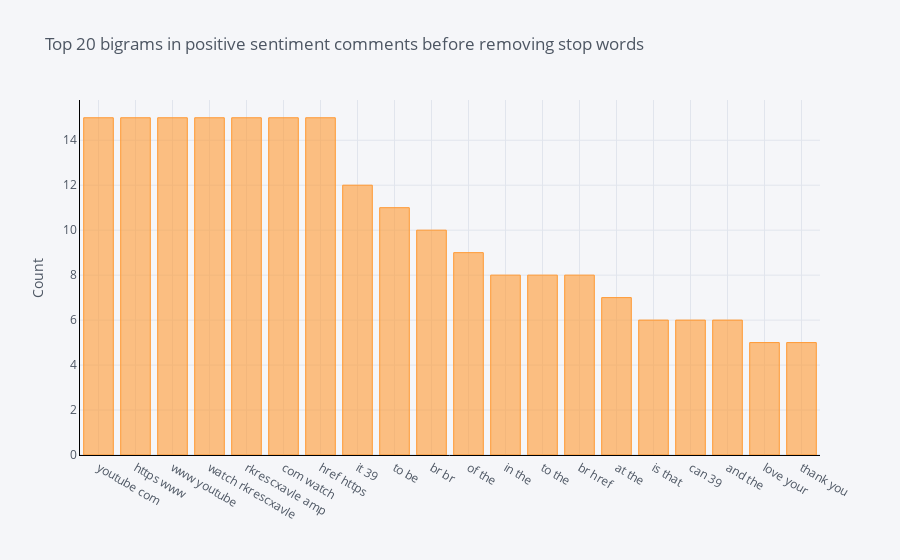

This figure's notebook cell:
### Markdown cell above
# Using Susan's bi/trigram visualizations

### Code cell
def get_top_n_bigram(corpus, n=None):
    vec = CountVectorizer(ngram_range=(2, 2)).fit(corpus)
    bag_of_words = vec.transform(corpus)
    sum_words = bag_of_words.sum(axis=0) 
    words_freq = [(word, sum_words[0, idx]) for word, idx in vec.vocabulary_.items()]
    words_freq =sorted(words_freq, key = lambda x: x[1], reverse=True)
    return words_freq[:n]
common_words = get_top_n_bigram(pos_df['text'], 20)
# for word, freq in common_words:
#     print(word, freq)
df2 = pd.DataFrame(common_words, columns = ['CommentsText' , 'count'])
df2.groupby('CommentsText').sum()['count'].sort_values(ascending=False).iplot(
    kind='bar', yTitle='Count', linecolor='black', title='Top 20 bigrams in positive sentiment comments before removing stop words')

### Figure 1 — Plotly figure (JSON) as saved in the notebook; plotly's stock layout.template omitted (floating-point values rounded to 4 significant figures)
{"data": [{"marker": {"color": "rgba(255, 153, 51, 0.6)", "line": {"color": "rgba(255, 153, 51, 1.0)", "width": 1}}, "name": "count", "orientation": "v", "text": "", "type": "bar", "x": ["youtube com", "https www", "www youtube", "watch rkrescxavle", "rkrescxavle amp", "com watch", "href https", "it 39", "to be", "br br", "of the", "in the", "to the", "br href", "at the", "is that", "can 39", "and the", "love your", "thank you"], "y": [15, 15, 15, 15, 15, 15, 15, 12, 11, 10, 9, 8, 8, 8, 7, 6, 6, 6, 5, 5]}], "layout": {"legend": {"bgcolor": "#F5F6F9", "font": {"color": "#4D5663"}}, "paper_bgcolor": "#F5F6F9", "plot_bgcolor": "#F5F6F9", "title": {"font": {"color": "#4D5663"}, "text": "Top 20 bigrams in positive sentiment comments before removing stop words"}, "xaxis": {"gridcolor": "#E1E5ED", "linecolor": "black", "showgrid": true, "tickfont": {"color": "#4D5663"}, "title": {"font": {"color": "#4D5663"}, "text": ""}, "zerolinecolor": "#E1E5ED"}, "yaxis": {"gridcolor": "#E1E5ED", "linecolor": "black", "showgrid": true, "tickfont": {"color": "#4D5663"}, "title": {"font": {"color": "#4D5663"}, "text": "Count"}, "zerolinecolor": "#E1E5ED"}}}
